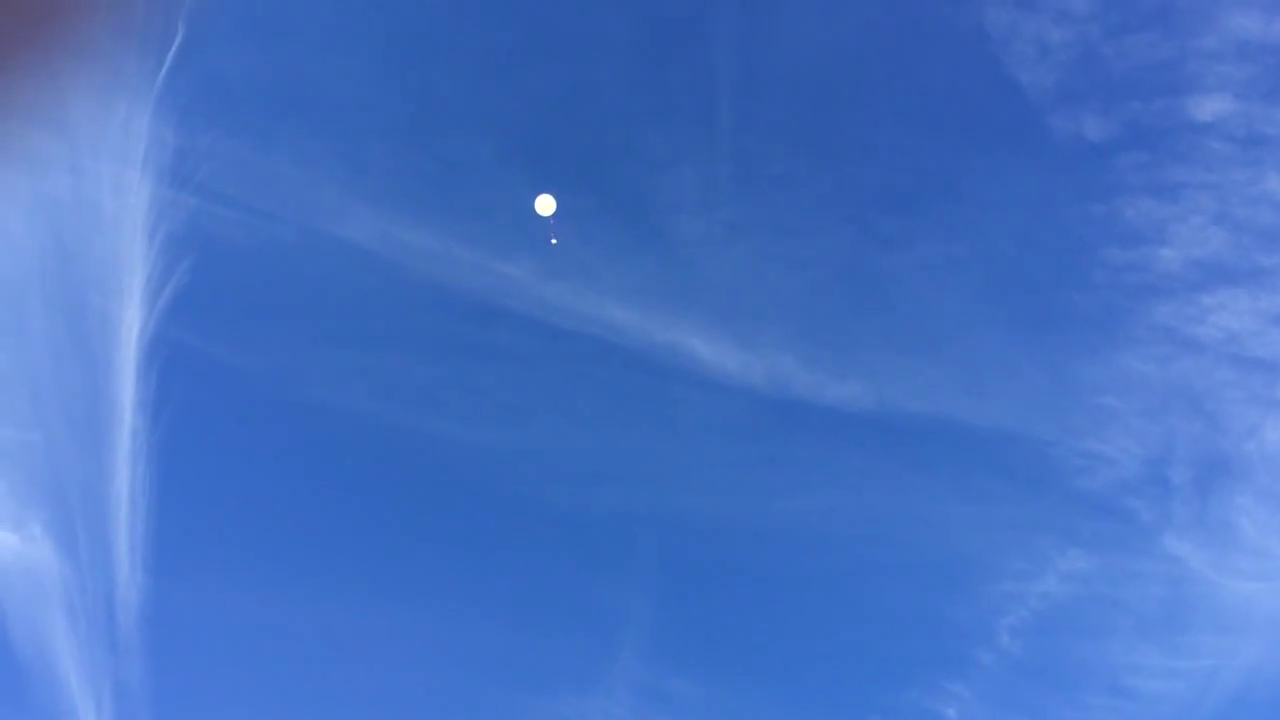
#> input picture frame 42 of Data/Videos/ballon2.mp4, 1280 x 720 px, given in place of iss.mp4, which was not available
$ python Tracker_Raw_Code.py
#> lines starting #> are read from the running program, lines starting #| are printed output that depends on the picture; after the words box and inside, x2 and y2 are one past the last pixel; in counts of white or black regions, pixels touching at a corner belong together; pictures that were not available may be replaced by others from this repository, and a replacement may not be noted
import cv2
import numpy as np


#####################################################################################################################################
############################### First attemp algorithm for movement detection combined with tracking functionality. #################
############################### This code run on the algorithm on the 'iss.mp4' video. ##############################################
############################### -> for tracking click on the box of the iss object. #################################################
#####################################################################################################################################
lk_params = dict(winSize=(10, 10),
                 maxLevel=2,
                 criteria=(cv2.TERM_CRITERIA_EPS | cv2.TERM_CRITERIA_COUNT, 10, 0.03))


# takes the mouse click event return the x,y coordinates.
# [6 lines left out: function selected_point, not called in this run]


def rescale_frame(frame, scale=0.75):
    width = int(frame.shape[1] * scale)
    height = int(frame.shape[0] * scale)
    dimensions = (width, height)

    return cv2.resize(frame, dimensions, interpolation=cv2.INTER_AREA)


# Run on video
cap = cv2.VideoCapture("iss.mp4")
# To run the code using the web camera ( or other usb device uncomment the next line )
# cap = cv2.VideoCapture(0) #~ run with webcam
# cap = cv2.VideoCapture(1) #~ run with secondery cam (usb port)


ret, frame1 = cap.read()
#> frame1 is the input picture: shape (720, 1280, 3); mean B, G, R 196, 114, 69.7
ret, frame2 = cap.read()
old_gray = cv2.cvtColor(frame1, cv2.COLOR_BGR2GRAY)
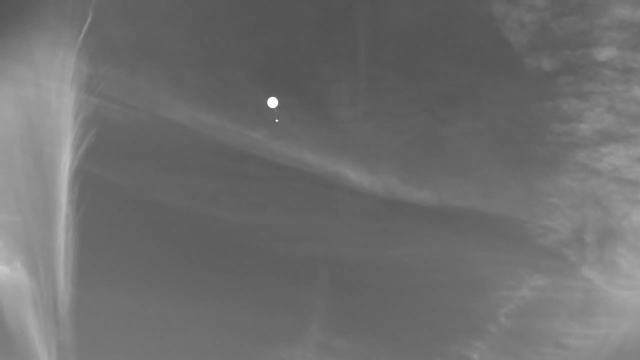
#> old_gray: shape (720, 1280) (shown at 1/2 size); min 81, max 255, mean 110.1


cv2.namedWindow("Frame")
cv2.setMouseCallback("Frame", selected_point)
point_selected = False

point = ()
old_points = np.array([[]])

while cap.isOpened():

    diff = cv2.absdiff(frame1, frame2)

    gray = cv2.cvtColor(diff, cv2.COLOR_BGR2GRAY)
    blur = cv2.GaussianBlur(gray, (3, 3), 0)
    _, thresh = cv2.threshold(blur, 20, 255, cv2.THRESH_BINARY)
#> thresh: shape (720, 1280); 0.08% white; 10 white regions (4 under 20 px), largest, box (x1, y1, x2, y2) and area: (160, 32, 186, 80) 279, (539, 198, 560, 219) 133, (534, 193, 552, 214) 119, (136, 325, 143, 350) 76, (136, 361, 139, 385) 62, (550, 238, 559, 246) 47
    dilated = cv2.dilate(thresh, None, iterations=5)
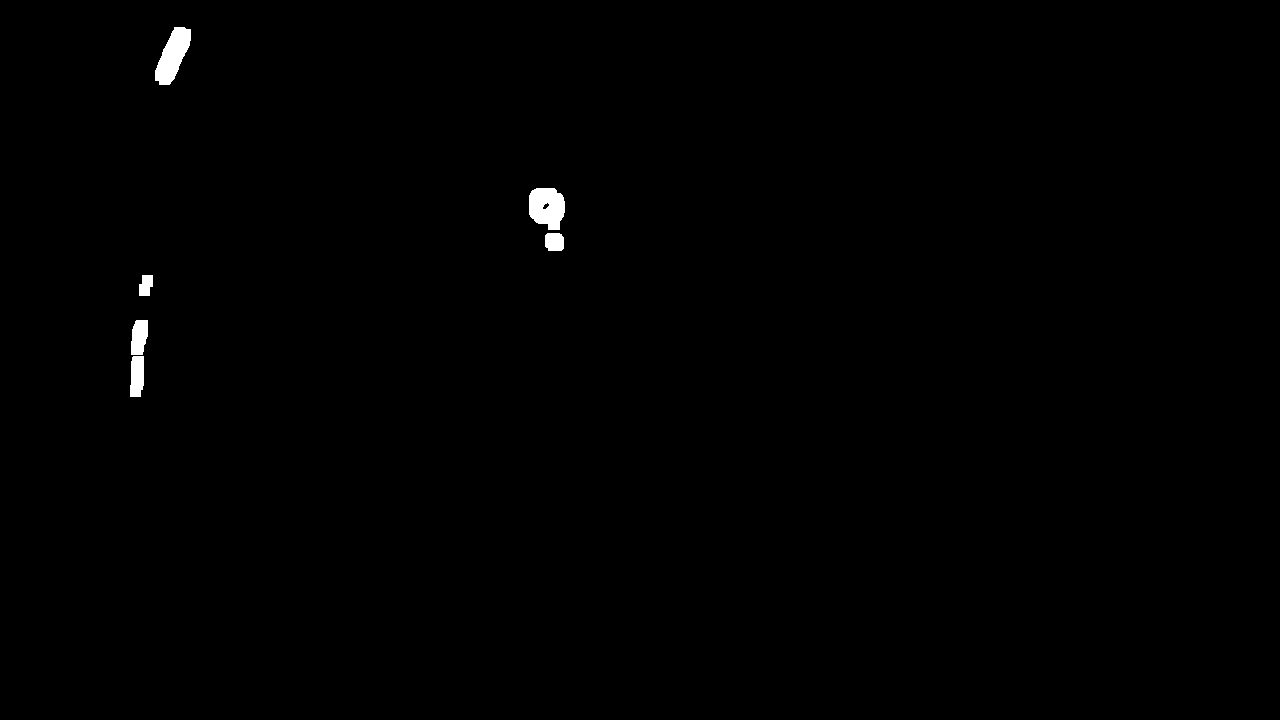
#> dilated: shape (720, 1280); 0.43% white; 6 white regions
    contours, _ = cv2.findContours(dilated, cv2.RETR_TREE, cv2.CHAIN_APPROX_SIMPLE)
#> contours = 7 contours; box (x1, y1, x2, y2) and area: (529, 188, 565, 230) 1154, (155, 27, 191, 85) 1142, (130, 356, 144, 397) 462, (131, 320, 148, 355) 450, (545, 233, 564, 251) 286, (139, 275, 153, 296) 207, (542, 202, 550, 210) 28


    gray_frame = cv2.cvtColor(frame2, cv2.COLOR_BGR2GRAY)

    for contour in contours:
        i =1
        (x, y, w, h) = cv2.boundingRect(contour)
        if cv2.contourArea(contour) > 4000:
            continue
        if point_selected is True:
            new_points, status, error = cv2.calcOpticalFlowPyrLK(old_gray, gray_frame, old_points, None, **lk_params)
            old_gray = gray_frame.copy()
            old_points = new_points
            # print(new_points)
            x_, y_ = new_points.ravel()
            if (abs(x-x_) <= 25) & (abs(y-y_ <=25)) :
                p1 = x_
                p2 = y_
                cv2.circle(frame1, ((int)(x_), (int)(y_)), 5, (0, 255, 0), -1)
                cv2.rectangle(frame1, (x, y), (x + w, y + h), (0, 255, 0), 2)
                cv2.putText(frame1, "tracking", (x, y - 10), cv2.FONT_HERSHEY_SIMPLEX, 0.5, (40,235, 249), 2)

                x_y_coor = "track X: " +  str(x_)  + ", strack Y: " + '_' + str(y_)
                cv2.putText(frame1, x_y_coor, (100,150), cv2.FONT_HERSHEY_SIMPLEX, 0.9, (40, 235, 249), 2)

                center = "image center: " + str(frame1.shape[1]//2) +" , "+ str(frame1.shape[0]//2)
                cv2.putText(frame1, center, (100,100), cv2.FONT_HERSHEY_SIMPLEX, 0.9, (40, 235, 249), 2)
                #
                # center_ = "move X: " + str((frame1.shape[1]//2) - x_) + ", move Y: " + str((frame1.shape[0]//2)-x_)
                # cv2.putText(frame1, center_, (100, 200), cv2.FONT_HERSHEY_SIMPLEX, 0.9, (40, 235, 249), 2)

                center2_ = "move X: " + str(round(x_)) + ", move Y: " + str(
                    round(y_))
                cv2.putText(frame1, center2_, (100, 200), cv2.FONT_HERSHEY_SIMPLEX, 0.9, (40, 235, 249), 2)

            else :
                old_gray = gray_frame.copy()
                old_points = new_points
                # print(new_points)
                x_, y_ = new_points.ravel()
                p1 = x_
                p2 = y_
                cv2.circle(frame1, ((int)(x_), (int)(y_)), 5, (50, 50, 100), -1)

        else :
            cv2.rectangle(frame1, (x, y), (x + w, y + h), (0, 0, 255), 2)
            cv2.putText(frame1, 'Movement Found!', (x, y - 10), cv2.FONT_HERSHEY_SIMPLEX, 0.5, (0, 0, 255), 2)
#> this loop made 7 passes
#> (x, y, w, h) on passes 1 to 7: (130, 356, 14, 41), (131, 320, 17, 35), (139, 275, 14, 21), (545, 233, 19, 18), (529, 188, 36, 42), (542, 202, 8, 8), (155, 27, 36, 58)
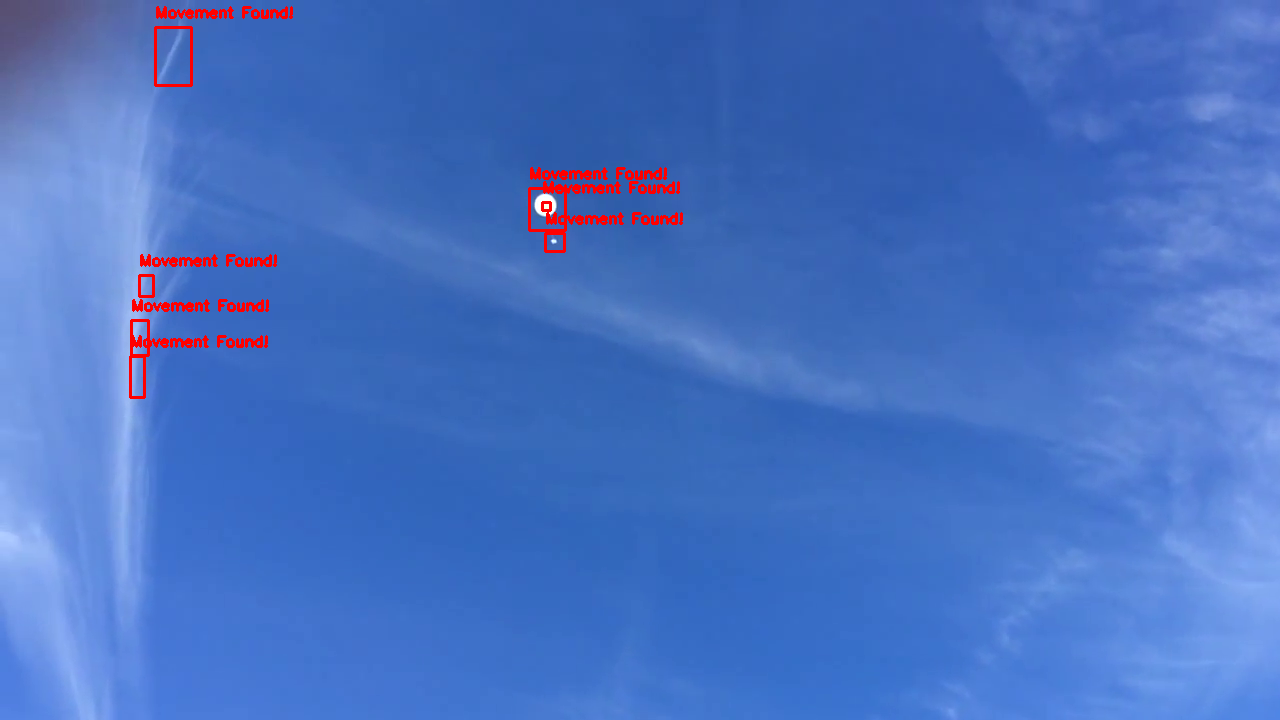
#> frame1: shape (720, 1280, 3); 0.91% of pixels changed, all inside (x1, y1, x2, y2) = (129, 6, 683, 399)

    cv2.drawContours(frame1, contours, -1, (0,255,0), 2)
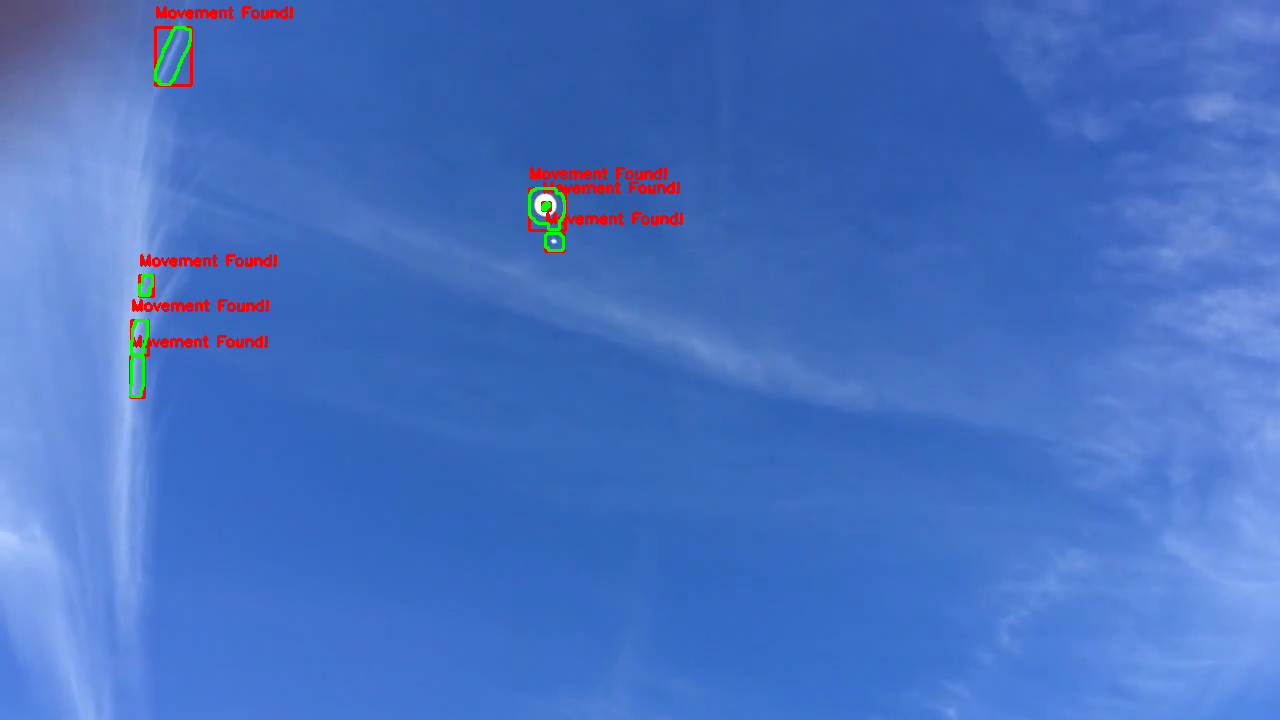
#> frame1: shape (720, 1280, 3); 0.21% of pixels changed, all inside (x1, y1, x2, y2) = (129, 26, 566, 398)

    frame_resized = rescale_frame(frame1, scale=0.5)
    cv2.imshow("Frame", frame1)

    frame1 = frame2
    ret, frame2 = cap.read()
    # point_selected = False
    if cv2.waitKey(40) == 27:
#> (key Esc is pressed here)
        break

cap.release()
cv2.destroyAllWindows()

$ run again, starting later in the video
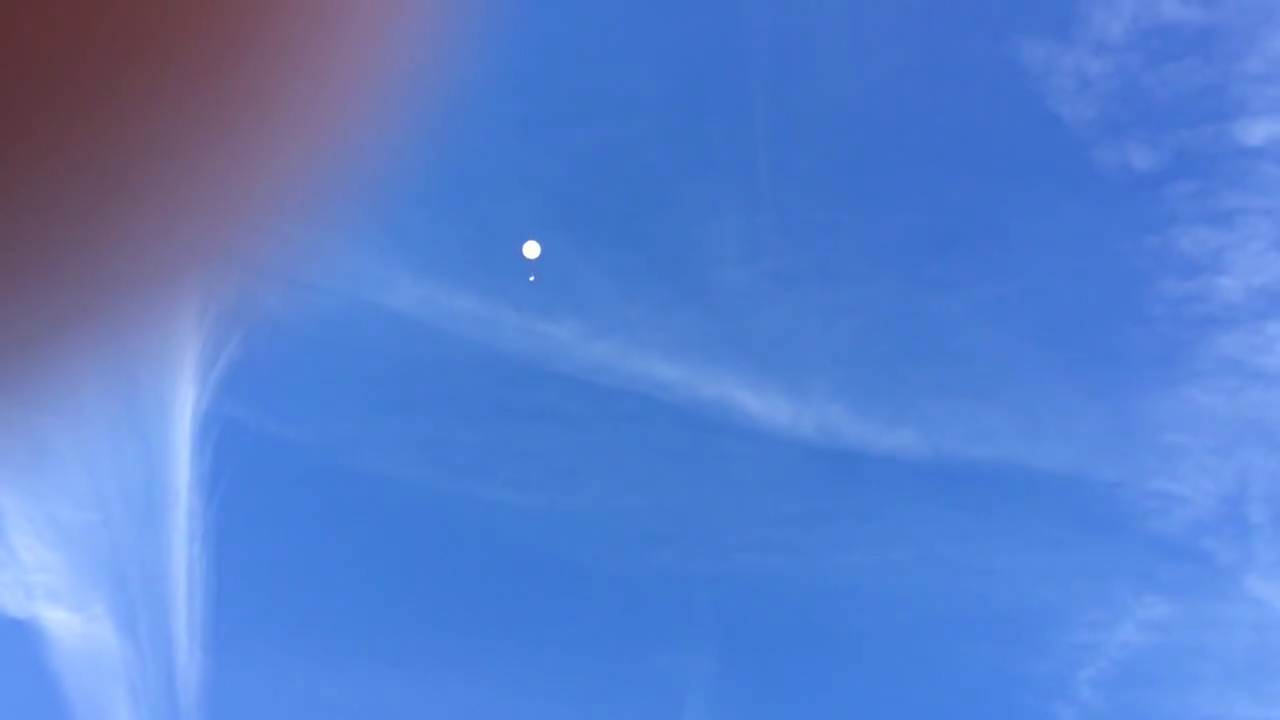
#> input picture frame 192 of Data/Videos/ballon2.mp4, 1280 x 720 px, given in place of iss.mp4, which was not available
#> frame1 is the input picture: shape (720, 1280, 3); mean B, G, R 205.2, 126.4, 85.7
#> `old_gray = cv2.cvtColor(frame1, cv2.COLOR_BGR2GRAY)`:
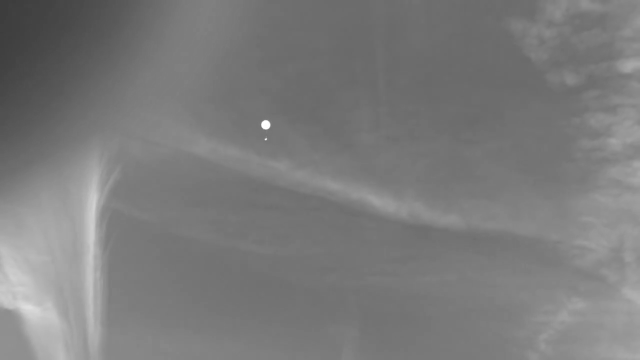
#> old_gray: shape (720, 1280) (shown at 1/2 size); min 61, max 255, mean 123.2
#> thresh: shape (720, 1280); 0.02% white; 3 white regions, box (x1, y1, x2, y2) and area: (521, 245, 538, 260) 77, (526, 238, 543, 254) 70, (529, 274, 536, 281) 34
#> dilated: shape (720, 1280); 0.13% white; 2 white regions
#> contours = 5 contours, 3 with area under 20; largest, box (x1, y1, x2, y2) and area: (516, 233, 548, 265) 832, (524, 269, 541, 286) 244
#> the loop `for contour in contours:` made 5 passes
#> (contour, x, y, w, h) on passes 3 to 5: ([[531, 249], [532, 248], [533, 249], [532, 250]], 531, 248, 3, 3), ([[530, 248], [531, 247], [532, 248], [531, 249]], 530, 247, 3, 3), ([[529, 247], [530, 246], [531, 247], [530, 248]], 529, 246, 3, 3)
#> `cv2.drawContours(frame1, contours, -1, (0,255,0), 2)`:
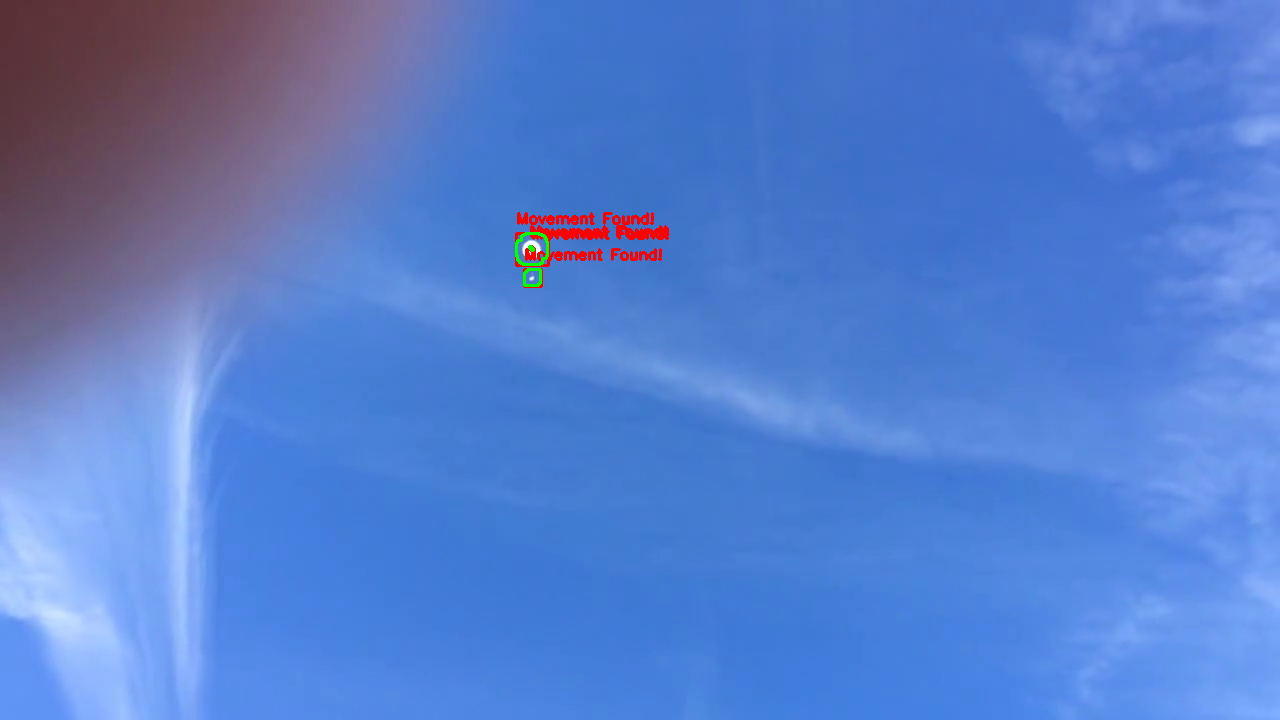
#> frame1: shape (720, 1280, 3); mean B, G, R 204.4, 126, 86.3

$ run again, starting later in the video
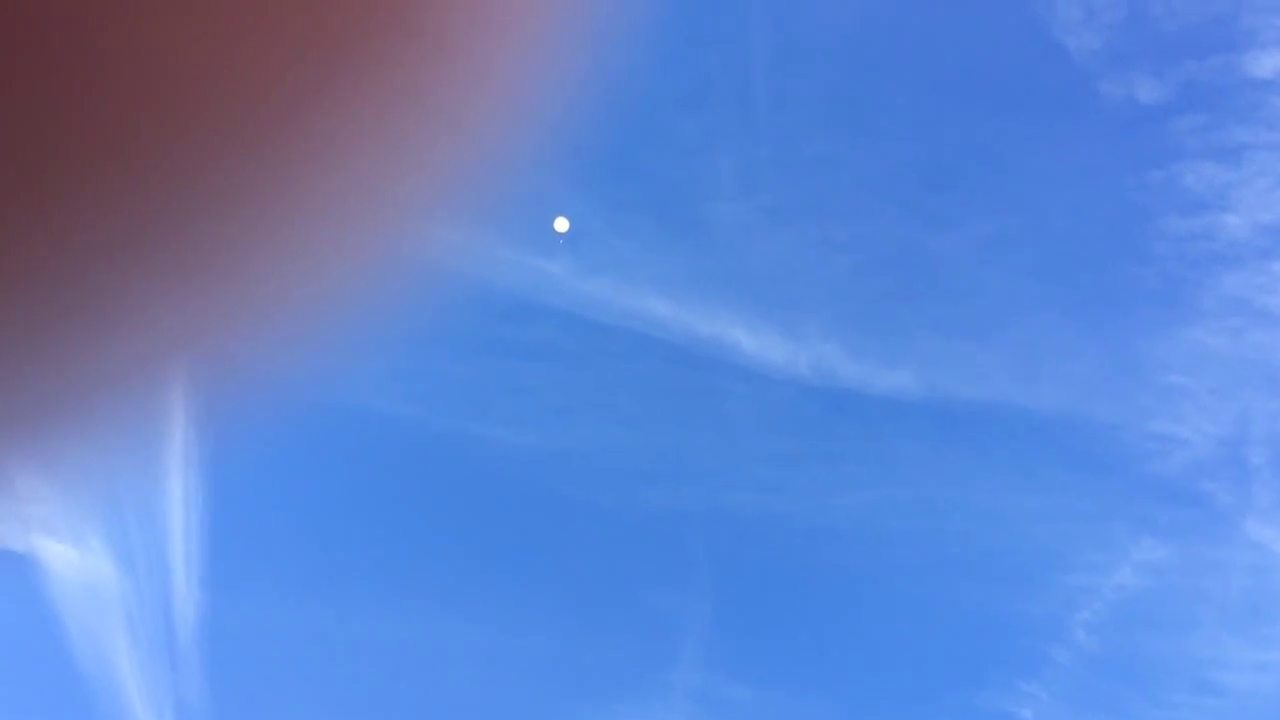
#> input picture frame 341 of Data/Videos/ballon2.mp4, 1280 x 720 px, given in place of iss.mp4, which was not available
#> frame1 is the input picture: shape (720, 1280, 3); mean B, G, R 206.5, 132.1, 94.6
#> `old_gray = cv2.cvtColor(frame1, cv2.COLOR_BGR2GRAY)`:
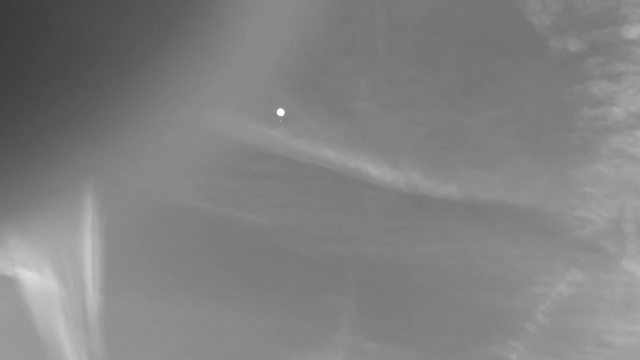
#> old_gray: shape (720, 1280) (shown at 1/2 size); min 59, max 255, mean 129.3
#> thresh: shape (720, 1280); 0.02% white; 3 white regions (1 under 20 px), largest, box (x1, y1, x2, y2) and area: (557, 222, 572, 235) 73, (553, 216, 566, 228) 66
#> dilated: shape (720, 1280); 0.09% white; 1 white region
#> contours = 1 contour; box (x1, y1, x2, y2) and area: (548, 211, 577, 250) 808
#> the loop `for contour in contours:` made 1 pass
#> (i, x, y, w, h) on pass 1: (1, 548, 211, 29, 39)
#> `cv2.drawContours(frame1, contours, -1, (0,255,0), 2)`:
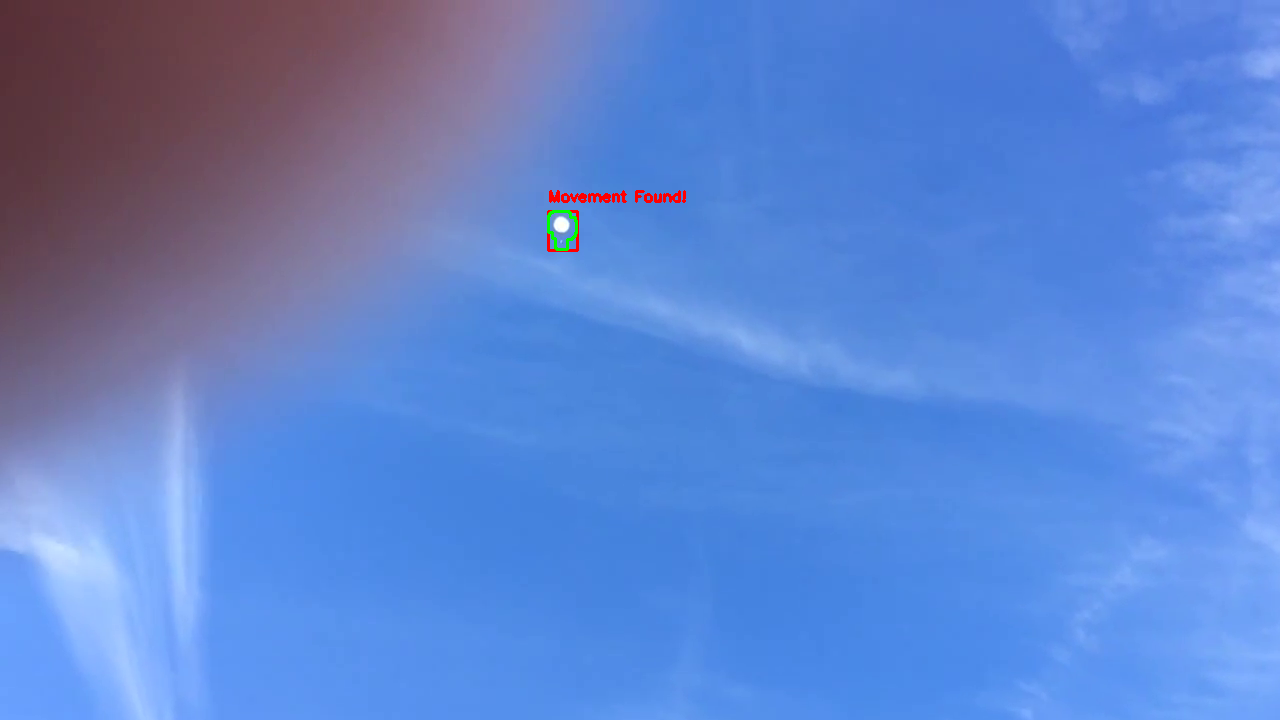
#> frame1: shape (720, 1280, 3); mean B, G, R 206.1, 132, 94.7
